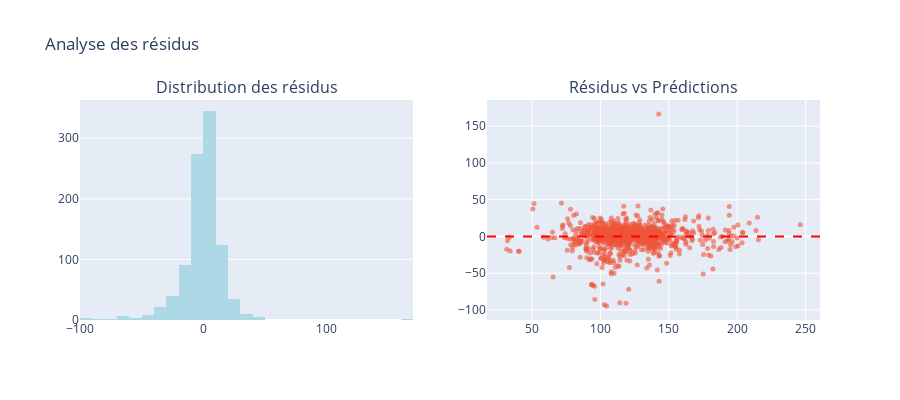

The cell this chart's notebook holds for it:
### Code cell
# Analyse des résidus
residuals = y_test - y_pred_best

fig = make_subplots(
    rows=1, cols=2,
    subplot_titles=('Distribution des résidus', 'Résidus vs Prédictions')
)

# Histogramme des résidus
fig.add_trace(
    go.Histogram(x=residuals, nbinsx=50, name='Résidus', marker_color='lightblue'),
    row=1, col=1
)

# Résidus vs Prédictions
fig.add_trace(
    go.Scatter(x=y_pred_best, y=residuals, mode='markers', name='Résidus', marker=dict(size=5, opacity=0.6)),
    row=1, col=2
)
fig.add_hline(y=0, line_dash="dash", line_color="red", row=1, col=2)

fig.update_layout(height=400, showlegend=False, title_text="Analyse des résidus")
fig.show()

print(f"\nMoyenne des résidus : {residuals.mean():.2f}")
print(f"Std des résidus      : {residuals.std():.2f}")

### Figure 1 — Plotly figure (JSON) as saved in the notebook; plotly's stock layout.template omitted (floating-point values rounded to 4 significant figures; data arrays with more than 128 entries replaced by an {"elided": "..."} marker saying what was removed)
{"data": [{"marker": {"color": "lightblue"}, "name": "Résidus", "nbinsx": 50, "type": "histogram", "x": {"elided": "969 float values"}, "xaxis": "x", "yaxis": "y"}, {"marker": {"opacity": 0.6, "size": 5}, "mode": "markers", "name": "Résidus", "type": "scatter", "x": {"elided": "969 float values"}, "xaxis": "x2", "y": {"elided": "969 float values"}, "yaxis": "y2"}], "layout": {"annotations": [{"font": {"size": 16}, "showarrow": false, "text": "Distribution des résidus", "x": 0.225, "xanchor": "center", "xref": "paper", "y": 1, "yanchor": "bottom", "yref": "paper"}, {"font": {"size": 16}, "showarrow": false, "text": "Résidus vs Prédictions", "x": 0.775, "xanchor": "center", "xref": "paper", "y": 1, "yanchor": "bottom", "yref": "paper"}], "height": 400, "shapes": [{"line": {"color": "red", "dash": "dash"}, "type": "line", "x0": 0, "x1": 1, "xref": "x2 domain", "y0": 0, "y1": 0, "yref": "y2"}], "showlegend": false, "title": {"text": "Analyse des résidus"}, "xaxis": {"anchor": "y", "domain": [0, 0.45]}, "xaxis2": {"anchor": "y2", "domain": [0.55, 1]}, "yaxis": {"anchor": "x", "domain": [0, 1]}, "yaxis2": {"anchor": "x2", "domain": [0, 1]}}}
